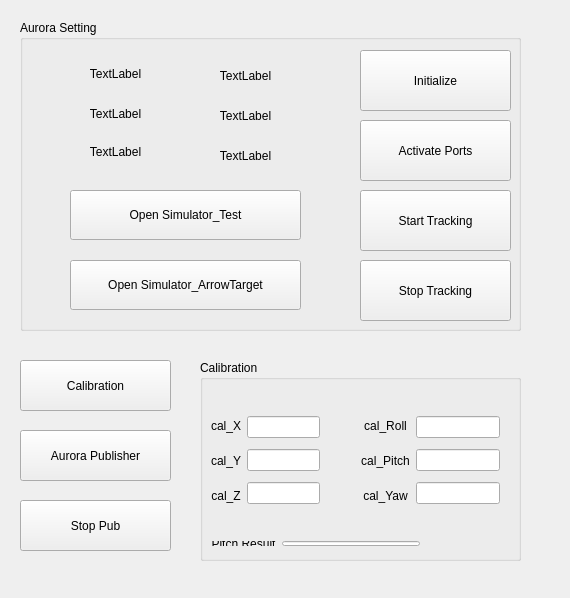
<?xml version="1.0" encoding="UTF-8"?>
<ui version="4.0">
 <class>MainWindow</class>
 <widget class="QMainWindow" name="MainWindow">
  <property name="geometry">
   <rect>
    <x>0</x>
    <y>0</y>
    <width>570</width>
    <height>598</height>
   </rect>
  </property>
  <property name="windowTitle">
   <string>MainWindow</string>
  </property>
  <widget class="QWidget" name="centralWidget">
   <widget class="QGroupBox" name="groupBox">
    <property name="geometry">
     <rect>
      <x>20</x>
      <y>20</y>
      <width>501</width>
      <height>311</height>
     </rect>
    </property>
    <property name="title">
     <string>Aurora Setting</string>
    </property>
    <widget class="QPushButton" name="pushButton">
     <property name="geometry">
      <rect>
       <x>340</x>
       <y>30</y>
       <width>151</width>
       <height>61</height>
      </rect>
     </property>
     <property name="text">
      <string>Initialize</string>
     </property>
    </widget>
    <widget class="QPushButton" name="pushButton_2">
     <property name="geometry">
      <rect>
       <x>340</x>
       <y>100</y>
       <width>151</width>
       <height>61</height>
      </rect>
     </property>
     <property name="text">
      <string>Activate Ports</string>
     </property>
    </widget>
    <widget class="QPushButton" name="pushButton_3">
     <property name="geometry">
      <rect>
       <x>340</x>
       <y>170</y>
       <width>151</width>
       <height>61</height>
      </rect>
     </property>
     <property name="text">
      <string>Start Tracking</string>
     </property>
    </widget>
    <widget class="QPushButton" name="pushButton_4">
     <property name="geometry">
      <rect>
       <x>340</x>
       <y>240</y>
       <width>151</width>
       <height>61</height>
      </rect>
     </property>
     <property name="text">
      <string>Stop Tracking</string>
     </property>
    </widget>
    <widget class="QPushButton" name="pushButton_5">
     <property name="geometry">
      <rect>
       <x>50</x>
       <y>170</y>
       <width>231</width>
       <height>50</height>
      </rect>
     </property>
     <property name="text">
      <string>Open Simulator_Test</string>
     </property>
    </widget>
    <widget class="QPushButton" name="pushButton_6">
     <property name="geometry">
      <rect>
       <x>50</x>
       <y>240</y>
       <width>231</width>
       <height>50</height>
      </rect>
     </property>
     <property name="text">
      <string>Open Simulator_ArrowTarget</string>
     </property>
    </widget>
    <widget class="QLabel" name="label_6">
     <property name="geometry">
      <rect>
       <x>180</x>
       <y>120</y>
       <width>91</width>
       <height>31</height>
      </rect>
     </property>
     <property name="text">
      <string>TextLabel</string>
     </property>
     <property name="alignment">
      <set>Qt::AlignCenter</set>
     </property>
    </widget>
    <widget class="QLabel" name="label_2">
     <property name="geometry">
      <rect>
       <x>50</x>
       <y>78</y>
       <width>91</width>
       <height>31</height>
      </rect>
     </property>
     <property name="text">
      <string>TextLabel</string>
     </property>
     <property name="alignment">
      <set>Qt::AlignCenter</set>
     </property>
    </widget>
    <widget class="QLabel" name="label">
     <property name="geometry">
      <rect>
       <x>50</x>
       <y>38</y>
       <width>91</width>
       <height>31</height>
      </rect>
     </property>
     <property name="text">
      <string>TextLabel</string>
     </property>
     <property name="alignment">
      <set>Qt::AlignCenter</set>
     </property>
    </widget>
    <widget class="QLabel" name="label_4">
     <property name="geometry">
      <rect>
       <x>180</x>
       <y>40</y>
       <width>91</width>
       <height>31</height>
      </rect>
     </property>
     <property name="text">
      <string>TextLabel</string>
     </property>
     <property name="alignment">
      <set>Qt::AlignCenter</set>
     </property>
    </widget>
    <widget class="QLabel" name="label_3">
     <property name="geometry">
      <rect>
       <x>50</x>
       <y>116</y>
       <width>91</width>
       <height>31</height>
      </rect>
     </property>
     <property name="text">
      <string>TextLabel</string>
     </property>
     <property name="alignment">
      <set>Qt::AlignCenter</set>
     </property>
    </widget>
    <widget class="QLabel" name="label_5">
     <property name="geometry">
      <rect>
       <x>180</x>
       <y>80</y>
       <width>91</width>
       <height>31</height>
      </rect>
     </property>
     <property name="text">
      <string>TextLabel</string>
     </property>
     <property name="alignment">
      <set>Qt::AlignCenter</set>
     </property>
    </widget>
   </widget>
   <widget class="QPushButton" name="calibration">
    <property name="geometry">
     <rect>
      <x>20</x>
      <y>360</y>
      <width>151</width>
      <height>51</height>
     </rect>
    </property>
    <property name="text">
     <string>Calibration</string>
    </property>
   </widget>
   <widget class="QPushButton" name="publisher_aurora">
    <property name="geometry">
     <rect>
      <x>20</x>
      <y>430</y>
      <width>151</width>
      <height>51</height>
     </rect>
    </property>
    <property name="text">
     <string>Aurora Publisher</string>
    </property>
   </widget>
   <widget class="QGroupBox" name="groupBox_2">
    <property name="geometry">
     <rect>
      <x>200</x>
      <y>360</y>
      <width>321</width>
      <height>201</height>
     </rect>
    </property>
    <property name="title">
     <string>Calibration</string>
    </property>
    <widget class="QWidget" name="layoutWidget">
     <property name="geometry">
      <rect>
       <x>0</x>
       <y>40</y>
       <width>131</width>
       <height>121</height>
      </rect>
     </property>
     <layout class="QHBoxLayout" name="horizontalLayout">
      <item>
       <layout class="QVBoxLayout" name="verticalLayout_2">
        <item>
         <widget class="QLabel" name="cal_x">
          <property name="text">
           <string>cal_X</string>
          </property>
          <property name="alignment">
           <set>Qt::AlignCenter</set>
          </property>
         </widget>
        </item>
        <item>
         <widget class="QLabel" name="cal_y">
          <property name="text">
           <string>cal_Y</string>
          </property>
          <property name="alignment">
           <set>Qt::AlignCenter</set>
          </property>
         </widget>
        </item>
        <item>
         <widget class="QLabel" name="cal_z">
          <property name="text">
           <string>cal_Z</string>
          </property>
          <property name="alignment">
           <set>Qt::AlignCenter</set>
          </property>
         </widget>
        </item>
       </layout>
      </item>
      <item>
       <layout class="QVBoxLayout" name="verticalLayout_3">
        <item>
         <widget class="QLineEdit" name="cal_x_s"/>
        </item>
        <item>
         <widget class="QLineEdit" name="cal_y_s"/>
        </item>
        <item>
         <widget class="QLineEdit" name="cal_z_s"/>
        </item>
       </layout>
      </item>
     </layout>
    </widget>
    <widget class="QWidget" name="layoutWidget">
     <property name="geometry">
      <rect>
       <x>150</x>
       <y>40</y>
       <width>161</width>
       <height>121</height>
      </rect>
     </property>
     <layout class="QHBoxLayout" name="horizontalLayout_2">
      <item>
       <layout class="QVBoxLayout" name="verticalLayout">
        <item>
         <widget class="QLabel" name="cal_roll">
          <property name="text">
           <string>cal_Roll</string>
          </property>
          <property name="alignment">
           <set>Qt::AlignCenter</set>
          </property>
         </widget>
        </item>
        <item>
         <widget class="QLabel" name="cal_pitch">
          <property name="text">
           <string>cal_Pitch</string>
          </property>
          <property name="alignment">
           <set>Qt::AlignCenter</set>
          </property>
         </widget>
        </item>
        <item>
         <widget class="QLabel" name="cal_yaw">
          <property name="text">
           <string>cal_Yaw</string>
          </property>
          <property name="alignment">
           <set>Qt::AlignCenter</set>
          </property>
         </widget>
        </item>
       </layout>
      </item>
      <item>
       <layout class="QVBoxLayout" name="verticalLayout_4">
        <item>
         <widget class="QLineEdit" name="cal_roll_s"/>
        </item>
        <item>
         <widget class="QLineEdit" name="cal_pitch_s"/>
        </item>
        <item>
         <widget class="QLineEdit" name="cal_yaw_s"/>
        </item>
       </layout>
      </item>
     </layout>
    </widget>
    <widget class="QWidget" name="layoutWidget">
     <property name="geometry">
      <rect>
       <x>0</x>
       <y>170</y>
       <width>231</width>
       <height>27</height>
      </rect>
     </property>
     <layout class="QHBoxLayout" name="horizontalLayout_3">
      <item>
       <widget class="QLabel" name="pitch_result_lab">
        <property name="text">
         <string>Pitch Result</string>
        </property>
        <property name="alignment">
         <set>Qt::AlignCenter</set>
        </property>
       </widget>
      </item>
      <item>
       <widget class="QLineEdit" name="pitch_result_s"/>
      </item>
     </layout>
    </widget>
   </widget>
   <widget class="QPushButton" name="publisher_aurora_stop">
    <property name="geometry">
     <rect>
      <x>20</x>
      <y>500</y>
      <width>151</width>
      <height>51</height>
     </rect>
    </property>
    <property name="text">
     <string>Stop Pub</string>
    </property>
   </widget>
  </widget>
  <widget class="QMenuBar" name="menuBar">
   <property name="geometry">
    <rect>
     <x>0</x>
     <y>0</y>
     <width>570</width>
     <height>22</height>
    </rect>
   </property>
  </widget>
 </widget>
 <layoutdefault spacing="6" margin="11"/>
 <resources/>
 <connections/>
</ui>
